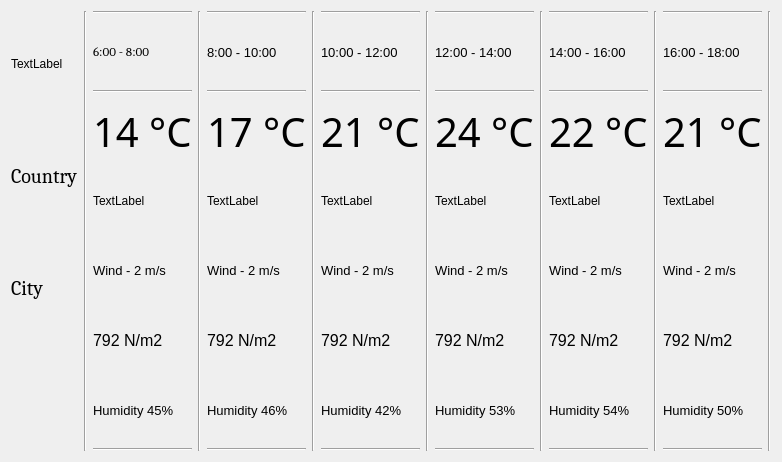
<?xml version="1.0" encoding="UTF-8"?>
<ui version="4.0">
 <class>Details</class>
 <widget class="QDialog" name="Details">
  <property name="geometry">
   <rect>
    <x>0</x>
    <y>0</y>
    <width>716</width>
    <height>462</height>
   </rect>
  </property>
  <property name="windowTitle">
   <string>Dialog</string>
  </property>
  <property name="styleSheet">
   <string notr="true"/>
  </property>
  <layout class="QHBoxLayout" name="horizontalLayout">
   <item>
    <layout class="QVBoxLayout" name="verticalLayout">
     <item>
      <widget class="QLabel" name="mLogoDetails">
       <property name="text">
        <string>TextLabel</string>
       </property>
      </widget>
     </item>
     <item>
      <widget class="QLabel" name="mDetailsCountryTextLable">
       <property name="font">
        <font>
         <family>Cambria</family>
         <pointsize>15</pointsize>
        </font>
       </property>
       <property name="text">
        <string>Country</string>
       </property>
      </widget>
     </item>
     <item>
      <widget class="QLabel" name="mDetailsCityTextLable">
       <property name="font">
        <font>
         <family>Cambria</family>
         <pointsize>15</pointsize>
        </font>
       </property>
       <property name="text">
        <string>City</string>
       </property>
      </widget>
     </item>
     <item>
      <spacer name="verticalSpacer">
       <property name="orientation">
        <enum>Qt::Vertical</enum>
       </property>
       <property name="sizeType">
        <enum>QSizePolicy::Maximum</enum>
       </property>
       <property name="sizeHint" stdset="0">
        <size>
         <width>20</width>
         <height>110</height>
        </size>
       </property>
      </spacer>
     </item>
    </layout>
   </item>
   <item>
    <widget class="Line" name="line">
     <property name="orientation">
      <enum>Qt::Vertical</enum>
     </property>
    </widget>
   </item>
   <item>
    <layout class="QVBoxLayout" name="verticalLayout_2">
     <item>
      <widget class="Line" name="line_20">
       <property name="orientation">
        <enum>Qt::Horizontal</enum>
       </property>
      </widget>
     </item>
     <item>
      <widget class="QLabel" name="mDetailsTime1Lable">
       <property name="font">
        <font>
         <family>Cambria</family>
         <pointsize>10</pointsize>
        </font>
       </property>
       <property name="text">
        <string>6:00 - 8:00</string>
       </property>
      </widget>
     </item>
     <item>
      <widget class="Line" name="line_8">
       <property name="orientation">
        <enum>Qt::Horizontal</enum>
       </property>
      </widget>
     </item>
     <item>
      <widget class="QLabel" name="mDetailsTemp1Lable">
       <property name="font">
        <font>
         <family>IrisUPC</family>
         <pointsize>30</pointsize>
        </font>
       </property>
       <property name="text">
        <string>14 °C</string>
       </property>
      </widget>
     </item>
     <item>
      <widget class="QLabel" name="mDetails1ImageLable">
       <property name="text">
        <string>TextLabel</string>
       </property>
      </widget>
     </item>
     <item>
      <widget class="QLabel" name="mWind1InfoLable">
       <property name="font">
        <font>
         <family>MS Shell Dlg 2</family>
         <pointsize>10</pointsize>
        </font>
       </property>
       <property name="text">
        <string>Wind - 2 m/s</string>
       </property>
      </widget>
     </item>
     <item>
      <widget class="QLabel" name="mPreassure1InfoLable">
       <property name="font">
        <font>
         <pointsize>12</pointsize>
        </font>
       </property>
       <property name="text">
        <string>792 N/m2</string>
       </property>
      </widget>
     </item>
     <item>
      <widget class="QLabel" name="mHumidity1InfoLable">
       <property name="font">
        <font>
         <pointsize>10</pointsize>
        </font>
       </property>
       <property name="text">
        <string>Humidity 45%</string>
       </property>
      </widget>
     </item>
     <item>
      <widget class="Line" name="line_14">
       <property name="orientation">
        <enum>Qt::Horizontal</enum>
       </property>
      </widget>
     </item>
    </layout>
   </item>
   <item>
    <widget class="Line" name="line_2">
     <property name="orientation">
      <enum>Qt::Vertical</enum>
     </property>
    </widget>
   </item>
   <item>
    <layout class="QVBoxLayout" name="verticalLayout_3">
     <item>
      <widget class="Line" name="line_21">
       <property name="orientation">
        <enum>Qt::Horizontal</enum>
       </property>
      </widget>
     </item>
     <item>
      <widget class="QLabel" name="mDetailsTime2Lable">
       <property name="font">
        <font>
         <pointsize>10</pointsize>
        </font>
       </property>
       <property name="text">
        <string>8:00 - 10:00</string>
       </property>
      </widget>
     </item>
     <item>
      <widget class="Line" name="line_9">
       <property name="orientation">
        <enum>Qt::Horizontal</enum>
       </property>
      </widget>
     </item>
     <item>
      <widget class="QLabel" name="mDetailsTemp2Lable">
       <property name="font">
        <font>
         <family>IrisUPC</family>
         <pointsize>30</pointsize>
        </font>
       </property>
       <property name="text">
        <string>17 °C</string>
       </property>
      </widget>
     </item>
     <item>
      <widget class="QLabel" name="mDetails2ImageLable">
       <property name="text">
        <string>TextLabel</string>
       </property>
      </widget>
     </item>
     <item>
      <widget class="QLabel" name="mWind2InfoLable">
       <property name="font">
        <font>
         <pointsize>10</pointsize>
        </font>
       </property>
       <property name="text">
        <string>Wind - 2 m/s</string>
       </property>
      </widget>
     </item>
     <item>
      <widget class="QLabel" name="mPreassure2InfoLable">
       <property name="font">
        <font>
         <pointsize>12</pointsize>
        </font>
       </property>
       <property name="text">
        <string>792 N/m2</string>
       </property>
      </widget>
     </item>
     <item>
      <widget class="QLabel" name="mHumidity2InfoLable">
       <property name="font">
        <font>
         <pointsize>10</pointsize>
        </font>
       </property>
       <property name="text">
        <string>Humidity 46%</string>
       </property>
      </widget>
     </item>
     <item>
      <widget class="Line" name="line_15">
       <property name="orientation">
        <enum>Qt::Horizontal</enum>
       </property>
      </widget>
     </item>
    </layout>
   </item>
   <item>
    <widget class="Line" name="line_3">
     <property name="orientation">
      <enum>Qt::Vertical</enum>
     </property>
    </widget>
   </item>
   <item>
    <layout class="QVBoxLayout" name="verticalLayout_4">
     <item>
      <widget class="Line" name="line_22">
       <property name="orientation">
        <enum>Qt::Horizontal</enum>
       </property>
      </widget>
     </item>
     <item>
      <widget class="QLabel" name="mDetailsTime3Lable">
       <property name="font">
        <font>
         <pointsize>10</pointsize>
        </font>
       </property>
       <property name="text">
        <string>10:00 - 12:00</string>
       </property>
      </widget>
     </item>
     <item>
      <widget class="Line" name="line_10">
       <property name="orientation">
        <enum>Qt::Horizontal</enum>
       </property>
      </widget>
     </item>
     <item>
      <widget class="QLabel" name="mDetailsTemp3Lable">
       <property name="font">
        <font>
         <family>IrisUPC</family>
         <pointsize>30</pointsize>
        </font>
       </property>
       <property name="text">
        <string>21 °C</string>
       </property>
      </widget>
     </item>
     <item>
      <widget class="QLabel" name="mDetails3ImageLable">
       <property name="text">
        <string>TextLabel</string>
       </property>
      </widget>
     </item>
     <item>
      <widget class="QLabel" name="mWind3InfoLable">
       <property name="font">
        <font>
         <pointsize>10</pointsize>
        </font>
       </property>
       <property name="text">
        <string>Wind - 2 m/s</string>
       </property>
      </widget>
     </item>
     <item>
      <widget class="QLabel" name="mPreassure3InfoLable">
       <property name="font">
        <font>
         <pointsize>12</pointsize>
        </font>
       </property>
       <property name="text">
        <string>792 N/m2</string>
       </property>
      </widget>
     </item>
     <item>
      <widget class="QLabel" name="mHumidity3InfoLable">
       <property name="font">
        <font>
         <pointsize>10</pointsize>
        </font>
       </property>
       <property name="text">
        <string>Humidity 42%</string>
       </property>
      </widget>
     </item>
     <item>
      <widget class="Line" name="line_16">
       <property name="orientation">
        <enum>Qt::Horizontal</enum>
       </property>
      </widget>
     </item>
    </layout>
   </item>
   <item>
    <widget class="Line" name="line_4">
     <property name="orientation">
      <enum>Qt::Vertical</enum>
     </property>
    </widget>
   </item>
   <item>
    <layout class="QVBoxLayout" name="verticalLayout_5">
     <item>
      <widget class="Line" name="line_23">
       <property name="orientation">
        <enum>Qt::Horizontal</enum>
       </property>
      </widget>
     </item>
     <item>
      <widget class="QLabel" name="mDetailsTime4Lable">
       <property name="font">
        <font>
         <pointsize>10</pointsize>
        </font>
       </property>
       <property name="text">
        <string>12:00 - 14:00</string>
       </property>
      </widget>
     </item>
     <item>
      <widget class="Line" name="line_11">
       <property name="orientation">
        <enum>Qt::Horizontal</enum>
       </property>
      </widget>
     </item>
     <item>
      <widget class="QLabel" name="mDetailsTemp4Lable">
       <property name="font">
        <font>
         <family>IrisUPC</family>
         <pointsize>30</pointsize>
        </font>
       </property>
       <property name="text">
        <string>24 °C</string>
       </property>
      </widget>
     </item>
     <item>
      <widget class="QLabel" name="mDetails4ImageLable">
       <property name="text">
        <string>TextLabel</string>
       </property>
      </widget>
     </item>
     <item>
      <widget class="QLabel" name="mWind4InfoLable">
       <property name="font">
        <font>
         <pointsize>10</pointsize>
        </font>
       </property>
       <property name="text">
        <string>Wind - 2 m/s</string>
       </property>
      </widget>
     </item>
     <item>
      <widget class="QLabel" name="mPreassure4InfoLable">
       <property name="font">
        <font>
         <pointsize>12</pointsize>
        </font>
       </property>
       <property name="text">
        <string>792 N/m2</string>
       </property>
      </widget>
     </item>
     <item>
      <widget class="QLabel" name="mHumidity4InfoLable">
       <property name="font">
        <font>
         <pointsize>10</pointsize>
        </font>
       </property>
       <property name="text">
        <string>Humidity 53%</string>
       </property>
      </widget>
     </item>
     <item>
      <widget class="Line" name="line_17">
       <property name="orientation">
        <enum>Qt::Horizontal</enum>
       </property>
      </widget>
     </item>
    </layout>
   </item>
   <item>
    <widget class="Line" name="line_5">
     <property name="orientation">
      <enum>Qt::Vertical</enum>
     </property>
    </widget>
   </item>
   <item>
    <layout class="QVBoxLayout" name="verticalLayout_6">
     <item>
      <widget class="Line" name="line_24">
       <property name="orientation">
        <enum>Qt::Horizontal</enum>
       </property>
      </widget>
     </item>
     <item>
      <widget class="QLabel" name="mDetailsTime5Lable">
       <property name="font">
        <font>
         <pointsize>10</pointsize>
        </font>
       </property>
       <property name="text">
        <string>14:00 - 16:00</string>
       </property>
      </widget>
     </item>
     <item>
      <widget class="Line" name="line_12">
       <property name="orientation">
        <enum>Qt::Horizontal</enum>
       </property>
      </widget>
     </item>
     <item>
      <widget class="QLabel" name="mDetailsTemp5Lable">
       <property name="font">
        <font>
         <family>IrisUPC</family>
         <pointsize>30</pointsize>
        </font>
       </property>
       <property name="text">
        <string>22 °C</string>
       </property>
      </widget>
     </item>
     <item>
      <widget class="QLabel" name="mDetails5ImageLable">
       <property name="text">
        <string>TextLabel</string>
       </property>
      </widget>
     </item>
     <item>
      <widget class="QLabel" name="mWind5InfoLable">
       <property name="font">
        <font>
         <pointsize>10</pointsize>
        </font>
       </property>
       <property name="text">
        <string>Wind - 2 m/s</string>
       </property>
      </widget>
     </item>
     <item>
      <widget class="QLabel" name="mPreassure5InfoLable">
       <property name="font">
        <font>
         <pointsize>12</pointsize>
        </font>
       </property>
       <property name="text">
        <string>792 N/m2</string>
       </property>
      </widget>
     </item>
     <item>
      <widget class="QLabel" name="mHumidity5InfoLable">
       <property name="font">
        <font>
         <pointsize>10</pointsize>
        </font>
       </property>
       <property name="text">
        <string>Humidity 54%</string>
       </property>
      </widget>
     </item>
     <item>
      <widget class="Line" name="line_18">
       <property name="orientation">
        <enum>Qt::Horizontal</enum>
       </property>
      </widget>
     </item>
    </layout>
   </item>
   <item>
    <widget class="Line" name="line_6">
     <property name="orientation">
      <enum>Qt::Vertical</enum>
     </property>
    </widget>
   </item>
   <item>
    <layout class="QVBoxLayout" name="verticalLayout_7">
     <item>
      <widget class="Line" name="line_25">
       <property name="orientation">
        <enum>Qt::Horizontal</enum>
       </property>
      </widget>
     </item>
     <item>
      <widget class="QLabel" name="mDetailsTime6Lable">
       <property name="font">
        <font>
         <pointsize>10</pointsize>
        </font>
       </property>
       <property name="text">
        <string>16:00 - 18:00</string>
       </property>
      </widget>
     </item>
     <item>
      <widget class="Line" name="line_13">
       <property name="orientation">
        <enum>Qt::Horizontal</enum>
       </property>
      </widget>
     </item>
     <item>
      <widget class="QLabel" name="mDetailsTemp6Lable">
       <property name="font">
        <font>
         <family>IrisUPC</family>
         <pointsize>30</pointsize>
        </font>
       </property>
       <property name="text">
        <string>21 °C</string>
       </property>
      </widget>
     </item>
     <item>
      <widget class="QLabel" name="mDetails6ImageLable">
       <property name="text">
        <string>TextLabel</string>
       </property>
      </widget>
     </item>
     <item>
      <widget class="QLabel" name="mWind6InfoLable">
       <property name="font">
        <font>
         <pointsize>10</pointsize>
        </font>
       </property>
       <property name="text">
        <string>Wind - 2 m/s</string>
       </property>
      </widget>
     </item>
     <item>
      <widget class="QLabel" name="mPreassure6InfoLable">
       <property name="font">
        <font>
         <pointsize>12</pointsize>
        </font>
       </property>
       <property name="text">
        <string>792 N/m2</string>
       </property>
      </widget>
     </item>
     <item>
      <widget class="QLabel" name="mHumidity6InfoLable">
       <property name="font">
        <font>
         <pointsize>10</pointsize>
        </font>
       </property>
       <property name="text">
        <string>Humidity 50%</string>
       </property>
      </widget>
     </item>
     <item>
      <widget class="Line" name="line_19">
       <property name="orientation">
        <enum>Qt::Horizontal</enum>
       </property>
      </widget>
     </item>
    </layout>
   </item>
   <item>
    <widget class="Line" name="line_7">
     <property name="orientation">
      <enum>Qt::Vertical</enum>
     </property>
    </widget>
   </item>
  </layout>
 </widget>
 <resources/>
 <connections/>
</ui>
